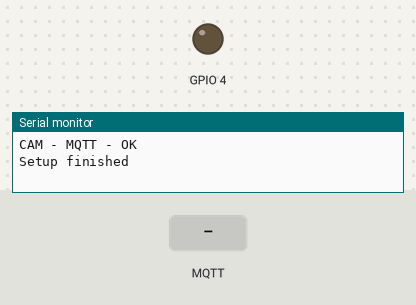
A sketch run on a simulated ESP32. On the bench: output pins drawn as LEDs (lit = HIGH), the last lines printed to the serial monitor. Inputs (shaded band) come from the test bench. WiFi joins after 1.5 s; servers stay silent unless stated; uploads are accepted with an empty reply; no MQTT or app messages arrive unless stated; the camera gives no picture.

Above: at 3.0 s.
3.1 s: MQTT message "1" arrives on the first subscribed topic
At 3.91 s:
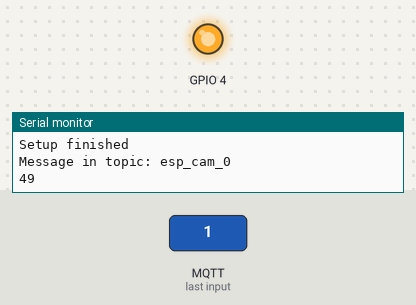
Timing chart, 0 to 6.1 s (numbered marks = the images above; inputs shaded):
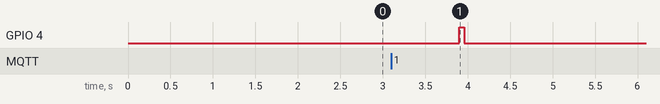

Measured:
- after the input at 3.1 s, GPIO 4: LOW → HIGH after 0.80 s, → LOW 0.06 s later

The sketch:

camera_SendToServer.ino
```cpp
#include "soc/soc.h"
#include "soc/rtc_cntl_reg.h"
#include "esp_camera.h"
#include "HTTPClient.h"
#include <PubSubClient.h>
#include <WiFiManager.h>

#define SERVER_IP "192.168.178.48"

const char* mqtt_server = SERVER_IP;
const char *post_url = "http://" SERVER_IP ":8000/upload-image";

void callback(char* topic, byte* payload, unsigned int length);
WiFiClient espClient;
PubSubClient client(espClient);

// CAMERA_MODEL_AI_THINKER
#define PWDN_GPIO_NUM     32
#define RESET_GPIO_NUM    -1
#define XCLK_GPIO_NUM      0
#define SIOD_GPIO_NUM     26
#define SIOC_GPIO_NUM     27

#define Y9_GPIO_NUM       35
#define Y8_GPIO_NUM       34
#define Y7_GPIO_NUM       39
#define Y6_GPIO_NUM       36
#define Y5_GPIO_NUM       21
#define Y4_GPIO_NUM       19
#define Y3_GPIO_NUM       18
#define Y2_GPIO_NUM        5
#define VSYNC_GPIO_NUM    25
#define HREF_GPIO_NUM     23
#define PCLK_GPIO_NUM     22

const int timerInterval = 10000;    // time between each HTTP POST image
unsigned long previousMillis = 0;   // last time image was sent

void setup() {
  WRITE_PERI_REG(RTC_CNTL_BROWN_OUT_REG, 0);
  pinMode(4, OUTPUT);
  Serial.begin(115200);

  // Setup WiFi
  WiFiManager wifiManager;
  wifiManager.autoConnect("ESP32");

  camera_config_t config;
  config.ledc_channel = LEDC_CHANNEL_0;
  config.ledc_timer = LEDC_TIMER_0;
  config.pin_d0 = Y2_GPIO_NUM;
  config.pin_d1 = Y3_GPIO_NUM;
  config.pin_d2 = Y4_GPIO_NUM;
  config.pin_d3 = Y5_GPIO_NUM;
  config.pin_d4 = Y6_GPIO_NUM;
  config.pin_d5 = Y7_GPIO_NUM;
  config.pin_d6 = Y8_GPIO_NUM;
  config.pin_d7 = Y9_GPIO_NUM;
  config.pin_xclk = XCLK_GPIO_NUM;
  config.pin_pclk = PCLK_GPIO_NUM;
  config.pin_vsync = VSYNC_GPIO_NUM;
  config.pin_href = HREF_GPIO_NUM;
  config.pin_sscb_sda = SIOD_GPIO_NUM;
  config.pin_sscb_scl = SIOC_GPIO_NUM;
  config.pin_pwdn = PWDN_GPIO_NUM;
  config.pin_reset = RESET_GPIO_NUM;
  config.xclk_freq_hz = 20000000;

  config.pixel_format = PIXFORMAT_JPEG;
  config.frame_size = FRAMESIZE_VGA;   // resolution UXGA
  config.jpeg_quality = 10;  //0-63 lower number means higher quality
  config.fb_count = 1;  // use 1 framebuffer as we are sending 1 image

  // camera init
  esp_err_t err = esp_camera_init(&config);
  if (err != ESP_OK) {
    Serial.printf("Camera init failed with error 0x%x", err);
    delay(1000);
    ESP.restart();
  }

  // MQTT
  client.setServer(mqtt_server, 1883);
  client.setCallback(callback);
  startMQTT();

  Serial.println("Setup finished");
}

void callback(char* topic, byte* payload, unsigned int length) {
  Serial.print("Message in topic: ");
  Serial.println(topic);
  for (int i = 0; i < length; i++) {
    Serial.print(payload[i]);
  }
  Serial.println();

  for(int i = 0; i < 5; i++) {  // we first take 5 pictures, as the quality improves with more pictures
    camera_fb_t *fb = esp_camera_fb_get();
    delay(100);
    esp_camera_fb_return(fb);
  }

  // Take final photo and send it
  sendPhoto();
}

void loop() {
  client.loop();
}


void sendPhoto() {
  digitalWrite(4, HIGH);    // light

  // Take Picture with Camera
  camera_fb_t *fb = NULL;
  fb = esp_camera_fb_get();

  digitalWrite(4, LOW);   // light
  delay(5000);
  if (!fb){
    Serial.println("Camera capture failed");
    return;
  }

  HTTPClient http;
  Serial.print("[HTTP] Begin POST \n");
  http.begin(post_url);
  int httpCode = http.sendRequest("POST", fb->buf, fb->len); // we simply put the whole image in the post body.

  if (httpCode > 0){
    Serial.printf("[HTTP] POST code: %d\n", httpCode);

    if (httpCode == HTTP_CODE_OK){
      String payload = http.getString();
      Serial.println(payload);
    }
  }else{
    Serial.printf("[HTTP] POST failed, error: %s\n", http.errorToString(httpCode).c_str());
    ESP.restart();
  }

  http.end();
  esp_camera_fb_return(fb);
  startMQTT();  // restart MQTT after sending Image
}

void startMQTT(){
  if(client.connect("CAM")){
    Serial.println("CAM - MQTT - OK");
    client.subscribe("esp_cam_0");
  }else{
    Serial.println("CAM - MQTT - ERROR");
    delay(1000);
    ESP.restart();
  }
}
```
